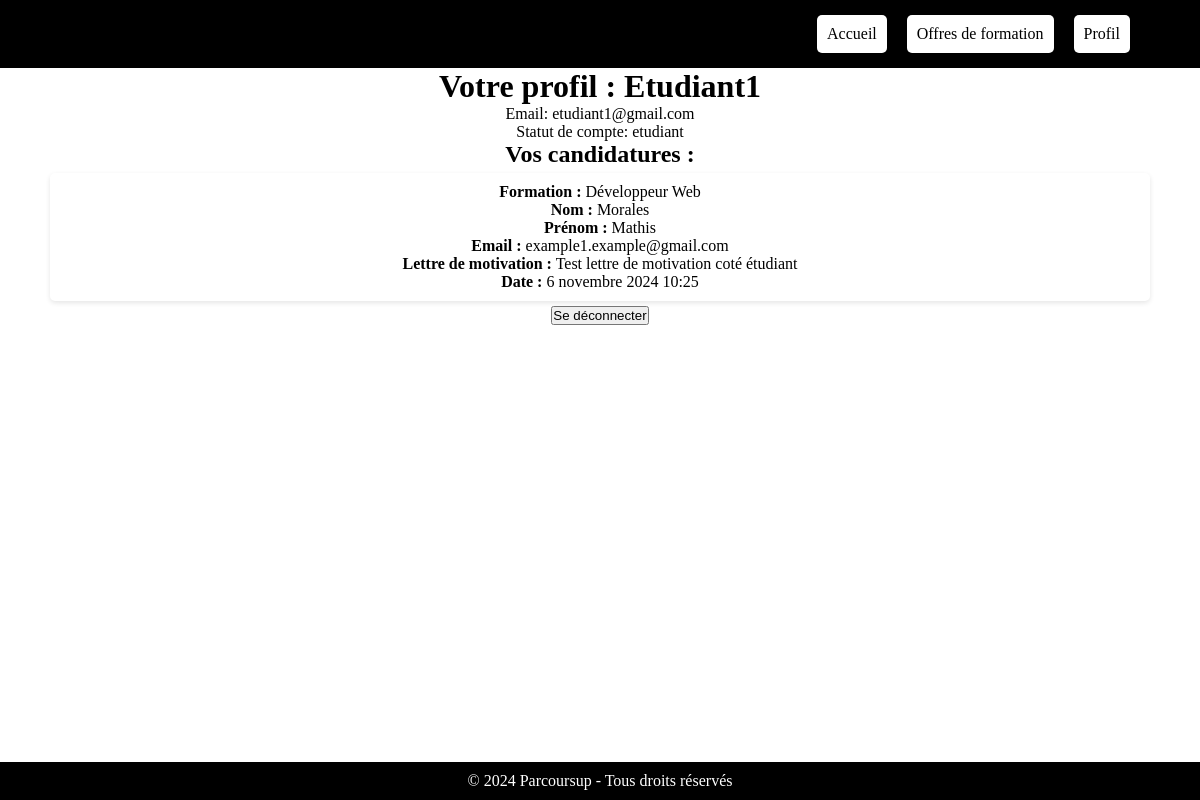
Page /Appli_ParcourSup/profil/ (signed in) on the committed database.
### Appli_ParcourSup/models.py (models this page shows, shortened)
class Profile(models.Model):
    STATUS_CHOICES = (
        ('etudiant', 'Étudiant'),
        ('ecole', 'École'),
    )
    user = models.OneToOneField(User, on_delete=models.CASCADE)
    status = models.CharField(max_length=10, choices=STATUS_CHOICES)

class Candidature(models.Model):
    utilisateur = models.ForeignKey(User, on_delete=models.CASCADE)
    formation = models.ForeignKey(Formation, on_delete=models.CASCADE)
    nom = models.CharField(max_length=100)
    prenom = models.CharField(max_length=100)
    email = models.EmailField()
    lettre_motivation = models.TextField()
    date_postulation = models.DateTimeField(auto_now_add=True)
    statut = models.CharField(max_length=10, choices=[('en_attente', 'En attente'), ('acceptee', 'Acceptée'), ('refusee', 'Refusée')], default='en_attente')

class Formation(models.Model):
    nom = models.CharField(max_length=200)
    description = models.TextField()
    duree = models.CharField(max_length=50)
    etablissement = models.CharField(max_length=50)
    image = models.URLField(max_length=300, blank=True, null=True)

### Appli_ParcourSup/views.py (the view)
# urls.py: path('profil/', views.profil_view, name='profil_view'),
@login_required(login_url='pas_connecte')
def profil_view(request):
    utilisateur = request.user
    profile, created = Profile.objects.get_or_create(user=utilisateur)
    candidatures = Candidature.objects.filter(utilisateur=utilisateur)
    return render(request, 'Appli_ParcourSup/profil.html', {'utilisateur': utilisateur, 'profile': profile, 'candidatures': candidatures})

### Appli_ParcourSup/templates/Appli_ParcourSup/profil.html (shortened to what this page needs)
<!DOCTYPE html>
<html lang="fr">
<head>
    {% load static %}
    <link rel="stylesheet" href="{% static 'index.css' %}">
</head>
<body class="text-profil">
    <header>
        <div class="logo">Parcoursup</div>
        <nav>
            <ul>
                <li><a href="{% url 'Page Accueil' %}">Accueil</a></li>
                <li><a href="{% url 'liste_formations' %}">Offres de formation</a></li>
                <li><a href="#">Profil</a></li>
            </ul>
        </nav>
    </header>
    <main>
        <h1>Votre profil : {{ utilisateur.username }}</h1>
        <p>Email: {{ utilisateur.email }}</p>
        <p>Statut de compte: {{ profile.status }}</p>
        <h2>Vos candidatures :</h2>
        <ul>
            {% for candidature in candidatures %}
                <li>
                    <strong>Formation :</strong> {{ candidature.formation.nom }}<br>
                    <strong>Nom :</strong> {{ candidature.nom }}<br>
                    <strong>Prénom :</strong> {{ candidature.prenom }}<br>
                    <strong>Email :</strong> {{ candidature.email }}<br>
                    <strong>Lettre de motivation :</strong> {{ candidature.lettre_motivation}}<br>
                    <strong>Date :</strong> {{ candidature.date_postulation }}<br>
                </li>
            {% empty %}
                <li>Aucune candidature trouvée.</li>
            {% endfor %}
        </ul>
        <form method="post" action="{% url 'logout' %}">
            <button type="submit">Se déconnecter</button>
        </form>
    </main>
    <footer>
        <p>&copy; 2024 Parcoursup - Tous droits réservés</p>
    </footer>
</body>
</html>

### Appli_ParcourSup/static/index.css (style rules this page uses)
* { box-sizing: border-box; margin: 0; padding: 0; }
header { background: black; color: black; padding: 10px 20px; display: flex; justify-content: space-between; align-items: center; }
header .logo { font-size: 24px; font-weight: 700; }
nav ul { list-style: none; display: flex; }
nav ul li { margin-left: 20px; }
nav ul li a { color: black; text-decoration: none; transition: color 0.3s; }
html, body { height: 100%; margin: 0; display: flex; flex-direction: column; }
main { flex: 1; }
footer { background: black; color: white; text-align: center; padding: 10px 0; width: 100%; position: relative; bottom: 0; }
ul { list-style-type: none; padding: 0; margin-left: 50px; margin-right: 50px; }
ul li { background-color: white; padding: 10px; margin: 5px 0; border-radius: 5px; box-shadow: 0 2px 5px rgba(0, 0, 0, 0.1); }
.text-profil { text-align: center; }
a { color: black; }

### rows in the picture
Profile: status "etudiant"
Candidature: formation.nom "Développeur Web", nom "Morales", prenom "Mathis", email "example1.example@gmail.com", lettre_motivation "Test lettre de motivation coté étudiant", date_postulation "6 novembre 2024 10:25"

### other values in the picture
{{ utilisateur.username }} "Etudiant1"
{{ utilisateur.email }} "etudiant1@gmail.com"
